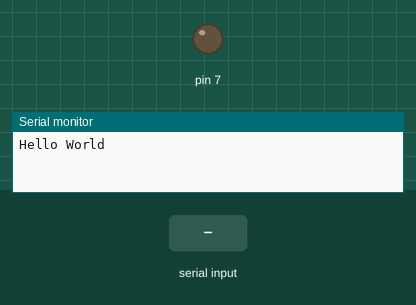
Recording of a sketch running on a simulated Arduino Uno, built with avr-gcc and run on an emulated ATmega328P. On the bench: output pins drawn as LEDs (lit = HIGH), the last lines printed to the serial monitor. The test bench sets the inputs (shaded band).

Above: at 1.2 s.
1.3 s: "1" received over Serial
At 2.5 s:
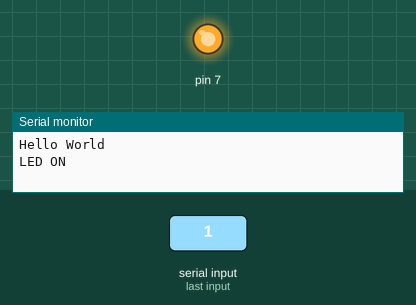
2.8 s: "0" received over Serial
At 3.7 s:
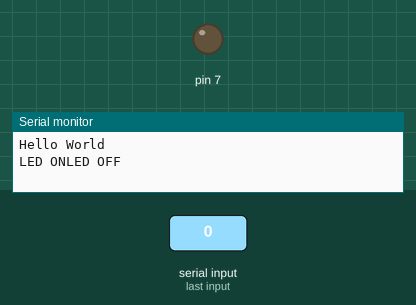
Timing chart, 0 to 5.8 s (numbered marks = the images above; inputs shaded):
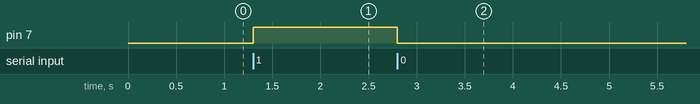

The sketch:

Lab03-01.ino
```cpp
char val;
const byte ledPin =13;

void setup() {

      Serial.begin(9600);
      pinMode(7,OUTPUT);
      Serial.println("Hello World");

}

void loop() {
 if( Serial.available() )
 {
  val = Serial.read();
  if(val=='1')
  {
    digitalWrite(7,HIGH);
    Serial.print("LED ON");
  }
  else if(val == '0')
   {
    digitalWrite(7,LOW);
    Serial.print("LED OFF");

   }
 }

}
```

Measured:
- after the input at 1.3 s, pin 7: LOW → HIGH at once
- after the input at 2.8 s, pin 7: HIGH → LOW at once
